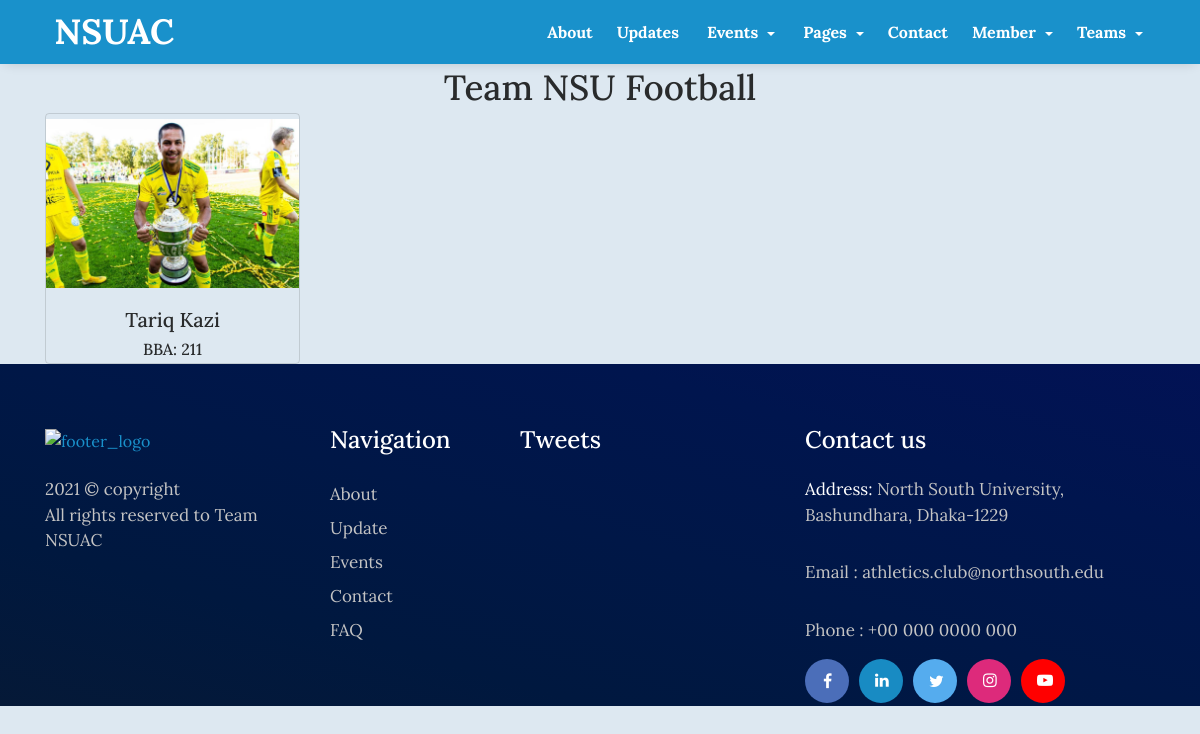
The page /team_football on the database its author committed.
### app/models.py (models this page shows, shortened)
class Football(models.Model):
    foot_id = models.AutoField
    foot_name = models.CharField(max_length=30)
    foot_batch = models.IntegerField()
    foot_major = models.CharField(max_length=4)
    foot_image = models.ImageField()

### app/views.py (the view)
# urls.py: path('team_football', views.team_football, name='team_football'),
def team_football(request):
    football = Football.objects.all()
    return render(request, 'team_football.html', {'football':football})

### app/templates/team_football.html
{% extends 'base.html' %}
{% block body %}
{% load static %}
<link rel="stylesheet" type="text/css" href="{% static 'css/teamsStyle.css' %}">
<div class="container">
    <div class="row">
        <div class="col-md-12">
            <h2>Team NSU Football</h2>
        </div>
    </div>
    <div class="row">
        {% for i in football %}
            <div class="col-md-3 col-xs-12 ">
                <div class="card">
                    <img src="{{i.foot_image.url}}" class="card-img"
                    alt="player">
                    <h5>{{i.foot_name}}</h5>
                    <h6>{{i.foot_major}}: {{i.foot_batch}}</h6>
                </div>
            </div>
        {% endfor %}
    </div>
</div>
{% endblock %}

### app/static/css/teamsStyle.css (style rules this page uses)
h2, h4, h5, h6 { text-align: center; margin: 5px 0px; }
.card { background: inherit; }
.card-img { object-fit: contain; }
@media (min-width: 992px) { .card-img { height: 15vw; margin-bottom: 10px; } }

### rows shown on the page
Football: foot_image (picture), foot_name "Tariq Kazi", foot_major "BBA", foot_batch "211"
